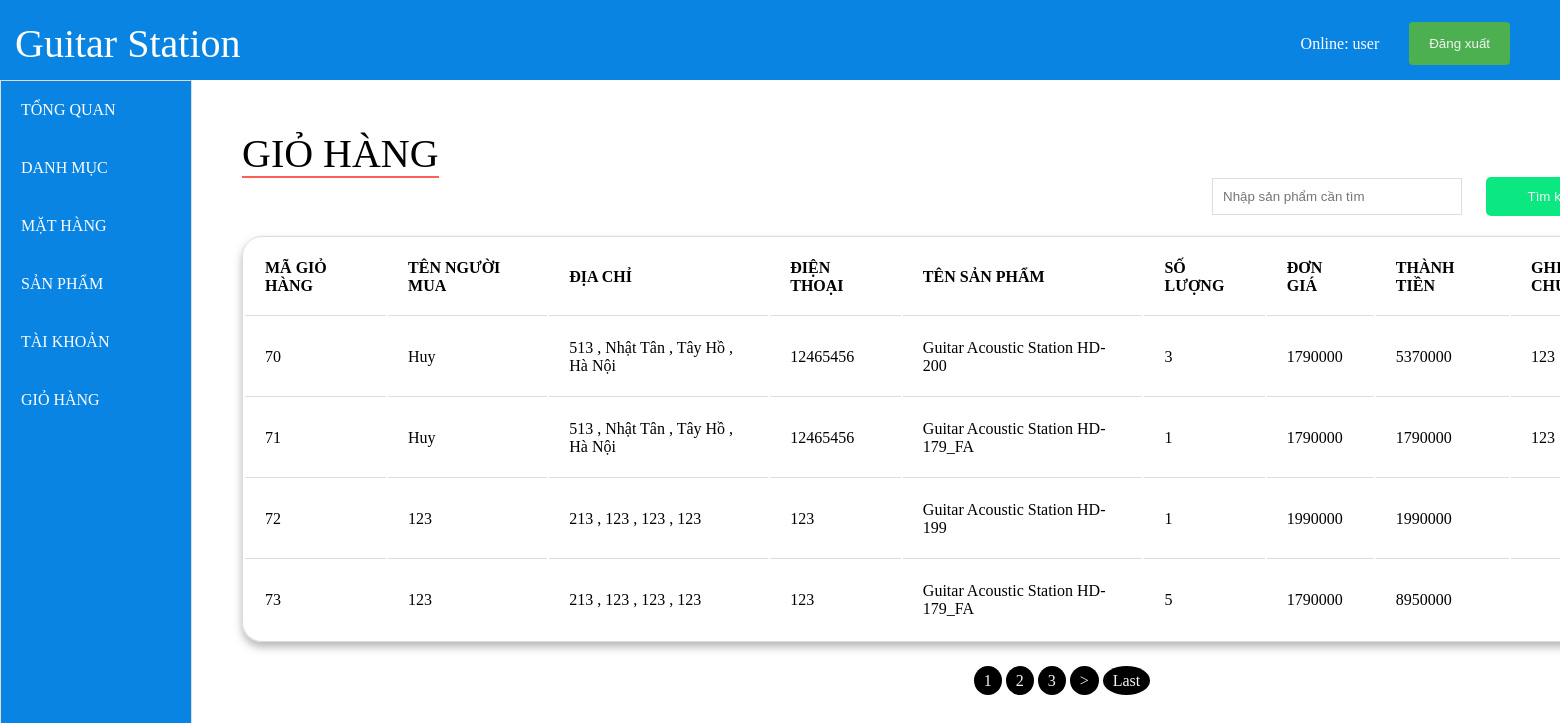
Page /admin/cart/cart_show.php (signed in) on the committed database.
### tables this page shows
CREATE TABLE `tbl_cartinf` (
  `cart_id` int(20) NOT NULL,
  `order_id` int(20) NOT NULL,
  `user_id` int(20) NOT NULL,
  `pro_id` int(20) NOT NULL,
  `cart_soluong` int(20) DEFAULT NULL,
  `cart_price` int(20) DEFAULT NULL,
  `cart_total` int(20) NOT NULL
);

CREATE TABLE `tbl_cartmain` (
  `order_id` int(20) NOT NULL,
  `user_id` int(20) NOT NULL,
  `order_name` varchar(30) NOT NULL,
  `order_address` varchar(50) NOT NULL,
  `order_address2` varchar(50) DEFAULT NULL,
  `order_address3` varchar(50) DEFAULT NULL,
  `order_address4` varchar(50) DEFAULT NULL,
  `order_phone` int(20) NOT NULL,
  `order_email` varchar(50) NOT NULL,
  `order_note` varchar(50) NOT NULL,
  `Total` float NOT NULL
);

CREATE TABLE `tbl_product` (
  `cate_id` int(5) NOT NULL,
  `pro_id` int(5) NOT NULL,
  `pro_name` varchar(50) NOT NULL,
  `pro_price` int(20) NOT NULL,
  `pro_rate` int(6) NOT NULL,
  `pro_number` int(5) NOT NULL,
  `pro_img` varchar(255) DEFAULT NULL,
  `pro_img1` varchar(255) DEFAULT NULL,
  `pro_img2` varchar(255) DEFAULT NULL,
  `pro_img3` varchar(255) DEFAULT NULL,
  `pro_img4` varchar(255) DEFAULT NULL,
  `pro_band` varchar(50) NOT NULL,
  `pro_des` varchar(5000) NOT NULL
);

### admin/cart/cart_show.php (the view, shortened to what this page needs)
<!DOCTYPE html>
<html lang="en">
<head>
    <link rel="stylesheet" href="../admin.css">
    <link rel="stylesheet" href="../product.css">
    <link rel="stylesheet" href="../product/pro.css">
    <link rel="stylesheet" href="../pagination.css">
    <link rel="stylesheet" href="https://use.fontawesome.com/releases/v5.7.2/css/all.css">
</head>
<body>
    <?php
    include '../../db.php';
    $search = isset($_GET['ten']) ? $_GET['ten'] : "";
    $item_per_page = !empty($_GET['per_page']) ? $_GET['per_page'] : 4;
    $current_page = !empty($_GET['page']) ? $_GET['page'] : 1;
    $offset = ($current_page - 1) * $item_per_page;
    if ($search) {
        $sql = "SELECT * FROM `tbl_cartinf` WHERE `order_id` LIKE '%" . $search . "%' OR `pro_id` LIMIT " . $item_per_page . " OFFSET " . $offset;
        $totalRecords = mysqli_query($connect, "SELECT * FROM `tbl_cartinf` WHERE `order_id` LIKE '%" . $search . "%' OR `pro_id` LIKE '%" . $search . "%' ");
    } else {
        $sql = "SELECT tbl_cartmain.order_id,tbl_cartinf.cart_id,tbl_cartmain.order_name,tbl_cartmain.order_address,tbl_cartmain.order_address2,tbl_cartmain.order_address3,tbl_cartmain.order_address4,tbl_cartmain.order_phone,tbl_product.pro_name,tbl_cartinf.cart_soluong,tbl_product.pro_price,tbl_cartinf.cart_total,tbl_cartmain.order_note,tbl_cartinf.pro_id
        FROM tbl_product,tbl_cartmain,tbl_cartinf
        WHERE tbl_product.pro_id=tbl_cartinf.pro_id and tbl_cartmain.order_id=tbl_cartinf.order_id LIMIT " . $item_per_page . " OFFSET " . $offset;
    }
    $query = mysqli_query($connect, $sql);
    if (empty($_SESSION['current_user'])) {
    ?>
        Chua dang nhap , dang nhap tai
        <a href="../login.php">Tai day</a>
    <?php } else {
        $currentUser = $_SESSION['current_user'];
    ?>
        <header style="background-color: #0984e3;">
            <div class="cnt">
                <div class="logo">
                <span><a href="../homepage.php" style="text-decoration: none; color:white;">Guitar Station</a></span>
                </div>
                <div class="in-out" style="margin-right: 50px;">
                    <div class="name">
                        <p>Online: <?= $currentUser['user_name'] ?></p>
                    </div>
                    <button><a href="../../logout.php">Đăng xuất</a></button>
                </div>
            </div>
        </header>
        <div class="main">
            <div class="nav-small" style="height: calc(100vh - 80px); width: 192px;">
                <div class="nav-small_left">
                    <div class="nav-item">
                        <a href="../homepage.php">TỔNG QUAN</a>
                    </div>
                    <div class="nav-item">
                        <a href="../menu/menu.php">DANH MỤC</a>
                    </div>
                    <div class="nav-item">
                    <a href="../cate/cate.php">MẶT HÀNG</a>
                    </div>
                    <div class="nav-item">
                        <a href="../product/product.php">SẢN PHẨM</a>
                    </div>
                    <div class="nav-item">
                        <a href="../user/user.php">TÀI KHOẢN</a>
                    </div>
                    <div class="nav-item">
                        <a href="cart.php">GIỎ HÀNG</a>
                    </div>
                </div>
            </div>
            <div class="display-data">
                <div class="title">
                    <span> GIỎ HÀNG </span>
                </div>
                <div class="action" style="margin-bottom: 20px;">
                    <form action="" method="GET">
                        <input type="text" style="padding: 10px; width: 250px; border: 1px solid #ddd;" placeholder="Nhập sản phẩm cần tìm" value="<?= isset($_GET['ten']) ? $_GET['ten'] : "" ?>" name="ten" />
                        <input type="submit" class="btn btn-secondary" value="Tìm kiếm sản phẩm" style="height: 39px;">
                    </form>
                </div>
                <div class="table-cart_left">
                    <table style="width: 1640px; border-collapse: inherit;  border: 1px solid #ddd; border-radius: 20px;">
                        <tr>
                            <th>MÃ GIỎ HÀNG</th>
                            <th>TÊN NGƯỜI MUA</th>
                            <th>ĐỊA CHỈ</th>
                            <th>ĐIỆN THOẠI</th>
                            <th>TÊN SẢN PHẨM</th>
                            <th>SỐ LƯỢNG</th>
                            <th>ĐƠN GIÁ</th>
                            <th>THÀNH TIỀN</th>
                            <th>GHI CHÚ</th>
                        </tr>
                        <?php while ($row = mysqli_fetch_assoc($query)) : ?>
                            <tr>
                                <td>
                                    <div class="cate_id">
                                        <?php echo $row['cart_id'] ?>
                                    </div>
                                </td>
                                <td>
                                    <div class="cate_id">
                                        <?php echo $row['order_name'] ?>
                                    </div>
                                </td>
                               <td>
                                     <div class="cate_id">
                                        <?php echo $row['order_address4']?>
                                        ,
                                        <?php echo $row['order_address3']?>
                                        ,
                                        <?php echo $row['order_address2']?>
                                        ,
                                        <?php echo $row['order_address']?>
                                    </div>
                                </td>
                                <td>
                                    <div class="pro_id">
                                        <?php echo $row['order_phone'] ?>
                                    </div>
                                </td>
                                <td>
                                     <div class="cate_id">
                                        <?php echo $row['pro_name'] ?>
                                    </div>
                                </td>
                                <td>
                                     <div class="cate_id">
                                        <?php echo $row['cart_soluong'] ?>
                                    </div>
                                </td>
                                <td>
                                    <div class="pro_id">
                                        <?php echo $row['pro_price'] ?>
                                    </div>
                                </td>
                                <td>
                                     <div class="cate_id">
                                        <?php echo $row['cart_total'] ?>
                                    </div>
                                </td>
                                <td>
                                     <div class="cate_id">
                                        <?php echo $row['order_note'] ?>
                                    </div>
                                </td>
                            </tr>
                        <?php endwhile; ?>
                    </table>
                    <?php
                    include '../pagination.php';
                    ?>
                <?php }
                ?>
</body>
</html>

### admin/admin.css (style rules this page uses)
* { margin: 0; padding: 0; box-sizing: border-box; }
header { height: 80px; }
.cnt { display: flex; justify-content: space-between; align-items: center; padding-top: 20px; }
.logo span { color: white; font-size: 40px; }
.name { padding: 0px 30px; }
.in-out { color: white; display: flex; align-items: center; }
.in-out button { background-color: #4CAF50; padding: 14px 20px; border: none; border-radius: 4px; cursor: pointer; }
.logo { margin-left: 15px; }
.main { display: flex; justify-content: space-between; height: auto }
.nav-small { border: 1px solid #ddd; }
.nav-item { padding: 20px; }
.nav-item a { text-decoration: none; color: white; }
.display-data { color: black; }
.action { display: flex; justify-content: end; align-items: center; }
.action input { width: 200px; margin-right: 20px; }

### admin/product.css (style rules this page uses)
.table-cart_left table { width: auto; }
.table-cart_left th, td { padding: 20px; text-align: left; border-bottom: 1px solid #ddd; }

### admin/product/pro.css (style rules this page uses)
.action input { outline: none; }
.btn-secondary { cursor: pointer; border: none; border-radius: 5px; background-color: #0be881; color: whitesmoke; }
.nav-small { width: 200px; background-color: #0984e3; }
.display-data { width: fit-content; margin: 50px 50px 30px; }
.title span { font-size: 40px; border-bottom: 2px solid #ff5e57; }
.in-out a { text-decoration: none; color: whitesmoke; }
.nav-item { width: 190px; cursor: pointer; text-align: left; }

### admin/cart/cart_show.php (style rules this page uses)
table { box-shadow: 0 5px 8px 0 rgba(50, 50, 50, 0.35); -webkit-box-shadow: 0 5px 8px 0 rgba(50, 50, 50, 0.35); -moz-box-shadow: 0 5px 8px 0 rgba(50, 50, 50, 0.35); }
table tr:last-child td { border-bottom: none; }

### rows in the picture
tbl_cartinf: cart_id "70", order.order_name "Huy", order.order_address4 "513", order.order_address3 "Nhật Tân", order.order_address2 "Tây Hồ", order.order_address "Hà Nội", order.order_phone "12465456", pro.pro_name "Guitar Acoustic Station HD-200", cart_soluong "3", pro.pro_price "1790000", cart_total "5370000", order.order_note "123"
tbl_cartinf: cart_id "71", order.order_name "Huy", order.order_address4 "513", order.order_address3 "Nhật Tân", order.order_address2 "Tây Hồ", order.order_address "Hà Nội", order.order_phone "12465456", pro.pro_name "Guitar Acoustic Station HD-179_FA", cart_soluong "1", pro.pro_price "1790000", cart_total "1790000", order.order_note "123"
tbl_cartinf: cart_id "72", order.order_name "123", order.order_address4 "213", order.order_address3 "123", order.order_address2 "123", order.order_address "123", order.order_phone "123", pro.pro_name "Guitar Acoustic Station HD-199", cart_soluong "1", pro.pro_price "1990000", cart_total "1990000"
tbl_cartinf: cart_id "73", order.order_name "123", order.order_address4 "213", order.order_address3 "123", order.order_address2 "123", order.order_address "123", order.order_phone "123", pro.pro_name "Guitar Acoustic Station HD-179_FA", cart_soluong "5", pro.pro_price "1790000", cart_total "8950000"

### other values in the picture
$currentUser['user_name'] "user"
